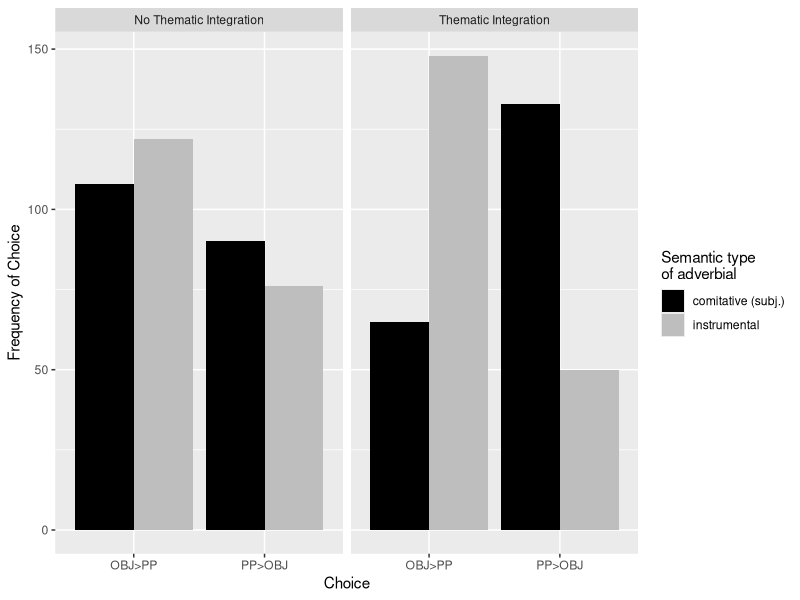
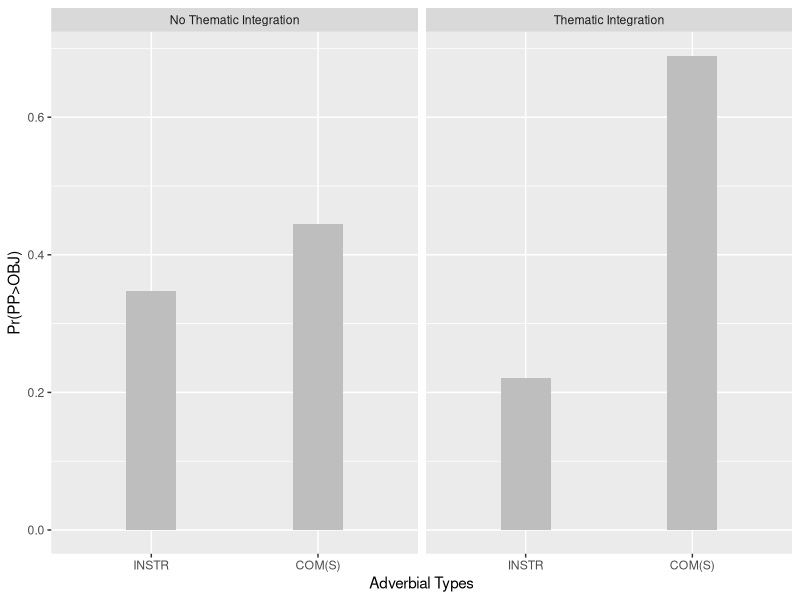

Here is the R script that generated these plots, in order:
## ---- chunk 1
library(lme4)
library(tidyverse)
library(emmeans)

show(version)
## ---- chunk 2
exp_int_agentivity.fc.test.data <- 
  read.csv("../Data/ForcedChoice_test.csv", fileEncoding = "UTF-8")

exp_int_agentivity.fc.test.data$ANSWER <- 
  factor(exp_int_agentivity.fc.test.data$ANSWER)

exp_int_agentivity.fc.test.data$INTEGRATION <- 
  factor(exp_int_agentivity.fc.test.data$INTEGRATION)

exp_int_agentivity.fc.test.data$ADVERBIAL_TYPE <- 
  factor(exp_int_agentivity.fc.test.data$ADVERBIAL_TYPE)

## more illustrative variable names
exp_int_agentivity.fc.test.data$subjects <- factor(exp_int_agentivity.fc.test.data$workerId)
exp_int_agentivity.fc.test.data$items <- factor(exp_int_agentivity.fc.test.data$ENCODING)

## ---- chunk 3
table(exp_int_agentivity.fc.test.data$workerId)
## ---- chunk 4

thematic_int.labels <- c("No Thematic Integration", "Thematic Integration")
names(thematic_int.labels) <- c("no", "yes")

exp_int_agentivity.fc.summary <- 
  exp_int_agentivity.fc.test.data %>%
  group_by(ADVERBIAL_TYPE, INTEGRATION, ANSWER) %>%
  summarise(count = n()) %>%
  as.data.frame()

ggplot(exp_int_agentivity.fc.summary,
       aes(x = ANSWER, y = count, fill = ADVERBIAL_TYPE)) +
  geom_bar(stat = "identity", position = "dodge") +
  labs(x = "Choice", y = "Frequency of Choice") + 
  facet_wrap(~INTEGRATION, labeller = labeller(INTEGRATION = thematic_int.labels)) +
  scale_fill_manual("ADVERBIAL_TYPE", values = c("COM(S)" = "black",
                                                 "INSTR" = "grey"),
                    labels = c("comitative (subj.)", "instrumental")) +
  guides(fill=guide_legend(title="Semantic type\nof adverbial")) 

## ---- chunk 5

exp_int_agentivity.fc.test.data$INTEGRATION <-
  relevel(exp_int_agentivity.fc.test.data$INTEGRATION, ref = "no")
exp_int_agentivity.fc.test.data$ADVERBIAL_TYPE <-
  relevel(exp_int_agentivity.fc.test.data$ADVERBIAL_TYPE, ref = "INSTR")


exp_int_agentivity.fc.glmm <- 
  glmer(formula = ANSWER ~ ADVERBIAL_TYPE * INTEGRATION + 
          (1 + ADVERBIAL_TYPE * INTEGRATION | subjects) , 
        data = exp_int_agentivity.fc.test.data, family = binomial())

options(width = 300)
summary(exp_int_agentivity.fc.glmm)
## ---- chunk 6

tt <- getME(exp_int_agentivity.fc.glmm,"theta")
ll <- getME(exp_int_agentivity.fc.glmm,"lower")
## ---- chunk 7
ss <- 
  getME(exp_int_agentivity.fc.glmm,c("theta","fixef"))
exp_int_agentivity.fc.glmm <- 
  update(exp_int_agentivity.fc.glmm,
         start=ss,
         control=glmerControl(optCtrl=list(maxfun=2e4)))

options(width = 300)
summary(exp_int_agentivity.fc.glmm)

## ---- chunk 8


predictions <- 
  emmeans(exp_int_agentivity.fc.glmm, pairwise~ADVERBIAL_TYPE | INTEGRATION, 
          type = "response") 

## also response useful, now switched to predictor for effects
## if lp is used, y = emmean, if response is used y = prob

predictions.emm <- data.frame(predictions$emmeans)
 

predictions.emm

ggplot(predictions.emm, aes(x = ADVERBIAL_TYPE, y = prob)) + 
  geom_bar(aes(), stat = "identity", fill = "grey", width = 0.3) +
  facet_wrap(~INTEGRATION, labeller = labeller(INTEGRATION = thematic_int.labels)) +
  labs(x = "Adverbial Types", y = "Pr(PP>OBJ)")
